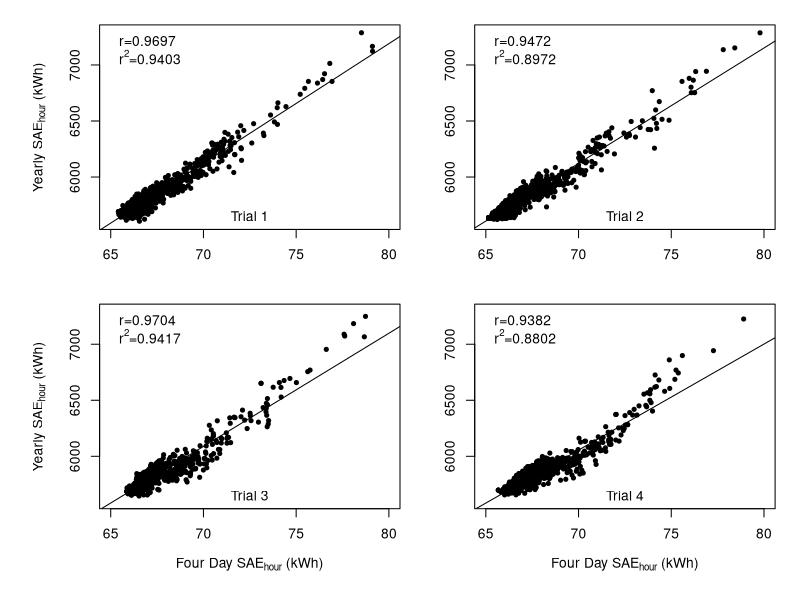
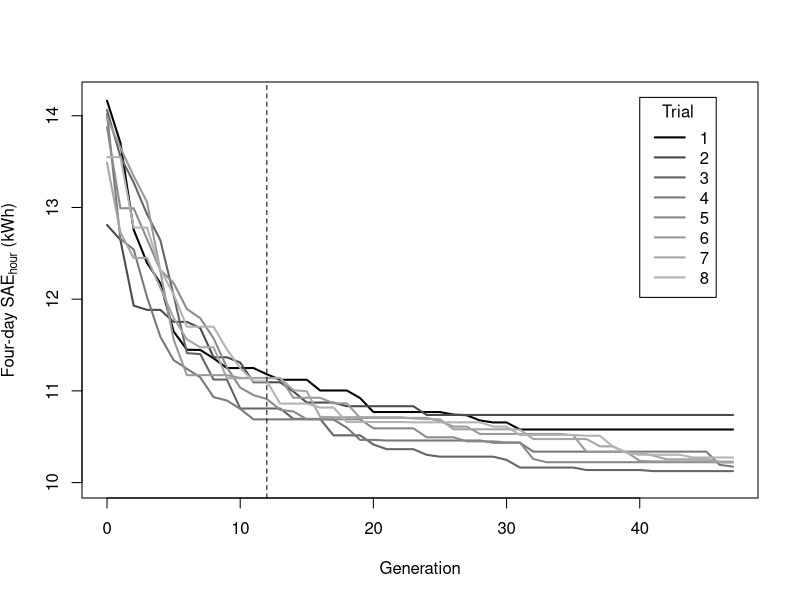
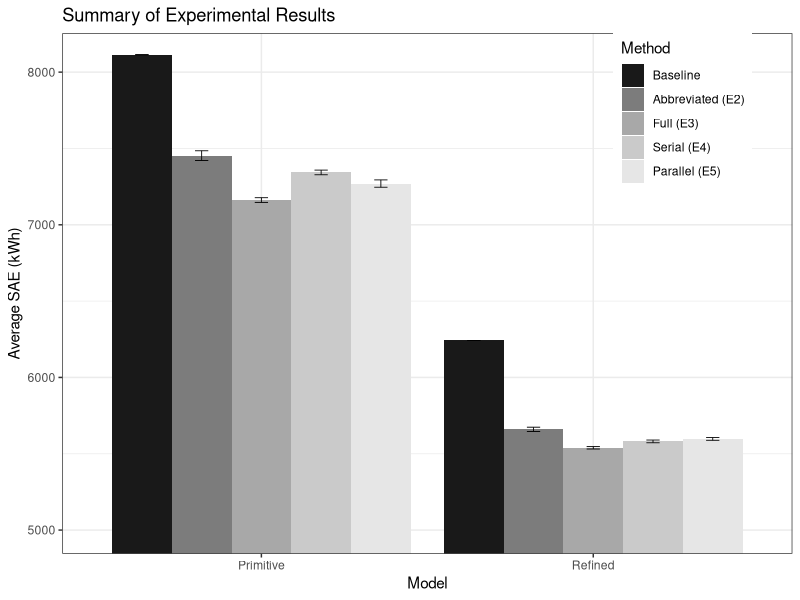

Source code (R) for these figures, in order:
pdf("figure1.pdf")
e1data = read.table("e1.csv", header=T, sep=",")
attach(e1data)
par(mfcol=c(2,2), mar=c(4,4,0.5,0.5), oma=c(1.5,2,1,1))
plot(e1data[Trial==1,2], e1data[Trial==1,3], pch=20, xlim=c(65, 80), ylim=c(5600, 7290), xlab="", ylab=expression(paste("Yearly ",SAE[hour]," (kWh)")))
abline(lm(e1data[Trial==1, 3]~e1data[Trial==1, 2]))
text(65, 7200, "r=0.9697", pos=4)
text(65, 7050, expression(paste("r"^"2", "=0.9403")), pos=4)
text(72.5, 5650, "Trial 1")
plot(e1data[Trial==3,2], e1data[Trial==3,3], pch=20, xlim=c(65, 80), ylim=c(5600, 7290), xlab=expression(paste("Four Day ",SAE[hour]," (kWh)")), ylab=expression(paste("Yearly ",SAE[hour]," (kWh)")))
abline(lm(e1data[Trial==3, 3]~e1data[Trial==3, 2]))
text(65, 7200, "r=0.9704", pos=4)
text(65, 7050, expression(paste("r"^"2", "=0.9417")), pos=4)
text(72.5, 5650, "Trial 3")
plot(e1data[Trial==2,2], e1data[Trial==2,3], pch=20, xlim=c(65, 80), ylim=c(5600, 7290), xlab="", ylab="")
abline(lm(e1data[Trial==2, 3]~e1data[Trial==2, 2]))
text(65, 7200, "r=0.9472", pos=4)
text(65, 7050, expression(paste("r"^"2", "=0.8972")), pos=4)
text(72.5, 5650, "Trial 2")
plot(e1data[Trial==4,2], e1data[Trial==4,3], pch=20, xlim=c(65, 80), ylim=c(5600, 7290), xlab=expression(paste("Four Day ",SAE[hour]," (kWh)")), ylab="")
abline(lm(e1data[Trial==4, 3]~e1data[Trial==4, 2]))
text(65, 7200, "r=0.9382", pos=4)
text(65, 7050, expression(paste("r"^"2", "=0.8802")), pos=4)
text(72.5, 5650, "Trial 4")
dev.off()
detach(e1data)


pdf("figure2.pdf")
e5data = read.table("e5.csv", header=T, sep=",")
attach(e5data)
colors = gray.colors(8, start=0.0, end=0.7)#rainbow(8)
plot(e5data[Trial==1, 2], e5data[Trial==1, 3], type="n", xlim=c(0, 47), ylim=c(10, 14.2), xlab="Generation", ylab=expression(paste("Four-day ",SAE[hour]," (kWh)")))
for(i in 1:8) {
    lines(e5data[Trial==i, 2], e5data[Trial==i, 3], col=colors[i], lwd=2)
}
abline(v=12, lty="dashed")
legend(40, 14.2, c("1", "2", "3", "4", "5", "6", "7", "8"), col=colors, lty="solid", lwd=2, title="Trial")
dev.off()
detach(e5data)


pdf("figure3.pdf")
library(ggplot2)
library(scales)
sumdata = read.table("summary.csv", header=T, sep=",")
methodOrd = c("Baseline", "Abbreviated", "Full", "Serial", "Parallel")
p <- ggplot(sumdata, aes(x=model, y=average, fill=factor(method, as.character(methodOrd)))) + 
    geom_bar(position=position_dodge(), stat="identity",
             #colour="black", # Use black outlines,
             size=.3) +      # Thinner lines
    geom_errorbar(aes(ymin=average-se, ymax=average+se),
                  size=.3,    # Thinner lines
                  width=.2,
                  position=position_dodge(.9)) +
    xlab("Model") +
    ylab("Average SAE (kWh)") +
    scale_fill_grey(name="Method", 
                    breaks=methodOrd, 
                    labels=c("Baseline", "Abbreviated (E2)", "Full (E3)", "Serial (E4)", "Parallel (E5)"), start=0.1, end=0.9) +
    ggtitle("Summary of Experimental Results") +
    scale_y_continuous(limits=c(5000, 8100), oob=rescale_none) +
    theme_bw() + 
    theme(legend.position=c(0.85, 0.85)) 
print(p)
dev.off()
